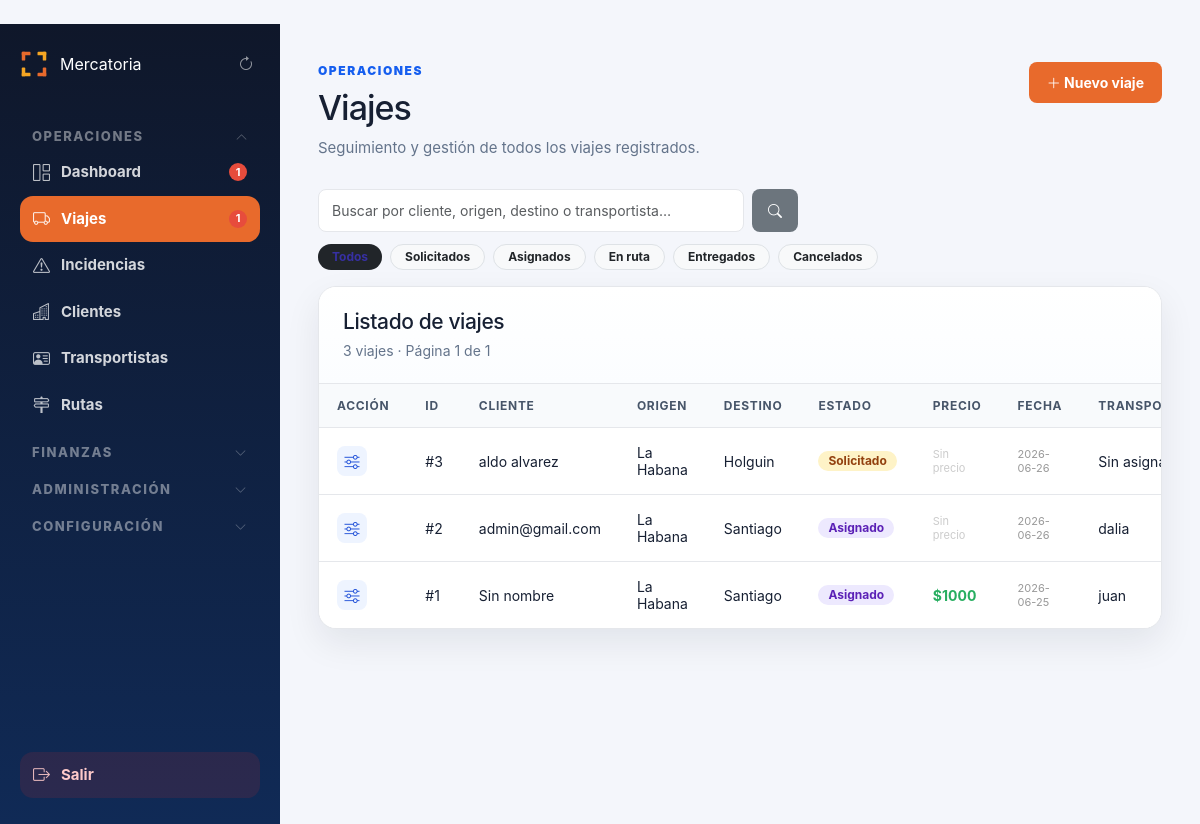
The app's page /admin/viajes (signed in), older data.
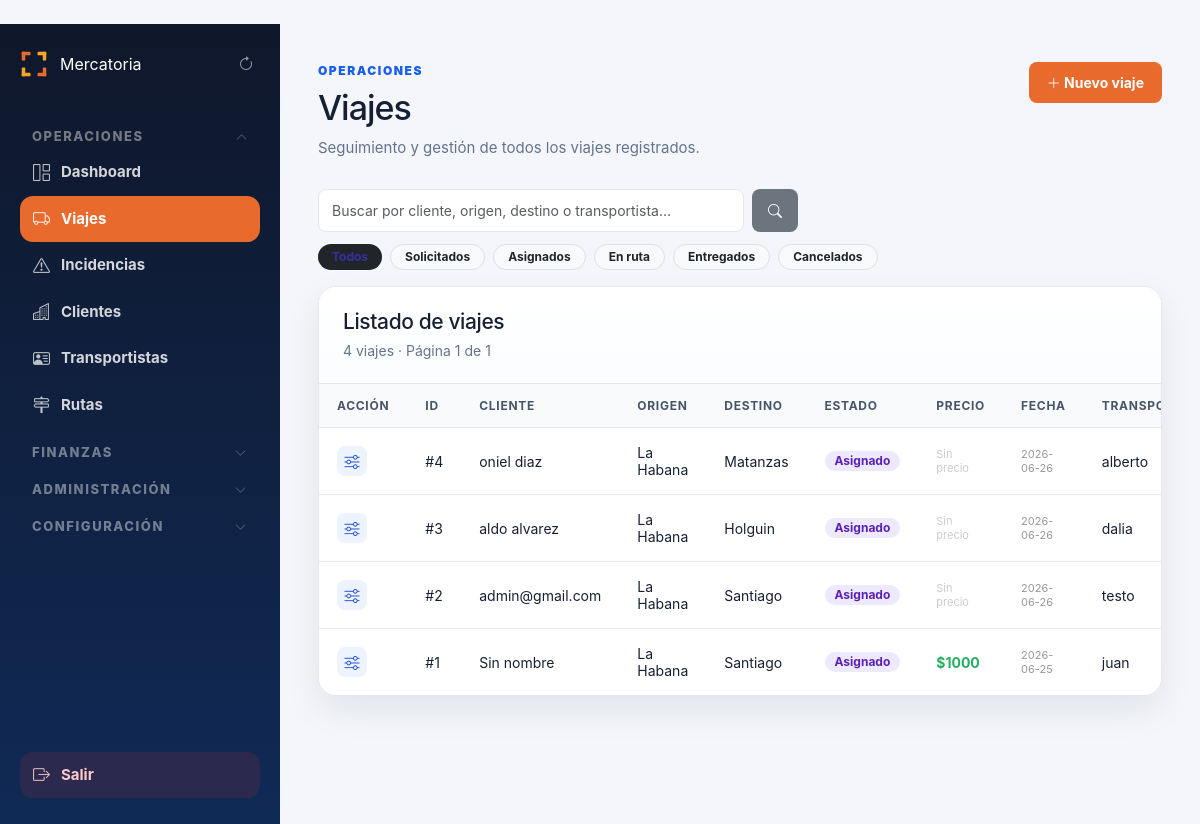
The same page, newer data.
### tables this page shows
CREATE TABLE viajes (
        id INTEGER PRIMARY KEY AUTOINCREMENT,
        cliente TEXT,
        cliente_id INTEGER,
        ruta_id INTEGER,
        tarifa_id INTEGER,
        tipo_vehiculo_id INTEGER,
        origen TEXT,
        destino TEXT,
        precio REAL DEFAULT 0,
        precio_calculado REAL DEFAULT 0,
        precio_final REAL DEFAULT 0,
        precio_editado INTEGER DEFAULT 0,
        motivo_edicion_precio TEXT,
        combustible REAL DEFAULT 0,
        pago_camionero REAL DEFAULT 0,
        camionero REAL DEFAULT 0,
        comision REAL DEFAULT 0,
        beneficio REAL DEFAULT 0,
        estado TEXT DEFAULT 'Solicitado',
        camionero_id INTEGER,
        camionero_nombre TEXT,
        vehiculo_id INTEGER,
        fecha_creacion TEXT DEFAULT CURRENT_TIMESTAMP,
        fecha_asignacion TEXT,
        fecha_recogida TEXT,
        fecha_entrega TEXT,
        observaciones TEXT
    , cotizacion_id INTEGER, km REAL, kilometros REAL, precio_cliente REAL, combustible_estimado REAL, beneficio_estimado REAL, vehiculo_placa TEXT, referencia_cliente TEXT, prioridad TEXT DEFAULT 'Normal', tipo_carga TEXT, tipo_transporte TEXT, cantidad_contenedores INTEGER, numero_contenedor TEXT, peso_toneladas REAL, observaciones_operativas TEXT, estado_pago_camionero TEXT DEFAULT 'Pendiente', tipo_pago_camionero TEXT, observacion_pago TEXT, monto_pagado REAL, fecha_pago_camionero TEXT, deleted_at TEXT, deleted_by TEXT, forma_cobro TEXT, codigo_transaccion TEXT, comentario_cobro TEXT, fecha_cobro TEXT, monto_cobrado REAL, verificado_financiero INTEGER DEFAULT 0, verificado_por TEXT, fecha_verificacion TEXT, reabierto_en TIMESTAMP);

### routes/admin.py (the view)
@admin_bp.route("/viajes")
def viajes():
    if not requiere_admin():
        return redirect("/login")
    conexion = conectar()
    cursor = conexion.cursor()
    ctx = _contexto_lista_viajes(cursor)
    conexion.close()
    return render_template("admin/viajes.html", **ctx)

### templates/admin/viajes.html (shortened to what this page needs)
{% extends "admin/base_admin.html" %}
{% block contenido %}
{% set bc = {
    'solicitado':          'badge-warn',
    'pendiente':           'badge-warn',
    'pendiente de pago':   'badge-warn',
    'confirmado':          'badge-active',
    'asignado':            'badge-active',
    'carga recogida':      'badge-info',
    'en ruta':             'badge-info',
    'entregado':           'badge-ok',
    'cancelado':           'badge-danger'
} %}
<div class="page-header">
    <div>
        <span class="eyebrow">Operaciones</span>
        <h1>Viajes</h1>
        <p>Seguimiento y gestión de todos los viajes registrados.</p>
    </div>
    <button class="btn-crud-primary" style="white-space:nowrap;"
            onclick="document.getElementById('modalNuevoViaje').style.display='flex'">
        <i class="bi bi-plus-lg"></i> Nuevo viaje
    </button>
</div>
<form method="GET" action="/admin/viajes" style="margin-bottom:12px;">
    <div style="display:flex;gap:8px;max-width:480px;">
        <input type="text" name="buscar" value="{{ buscar }}"
               placeholder="Buscar por cliente, origen, destino o transportista…"
               class="form-control form-control-sm"
               style="border-radius:8px;">
        <button type="submit" class="btn btn-sm btn-secondary" style="border-radius:8px;white-space:nowrap;">
            <i class="bi bi-search"></i>
        </button>
    </div>
</form>
<div style="display:flex;gap:8px;flex-wrap:wrap;margin-bottom:16px;">
    <a href="/admin/viajes{% if buscar %}?buscar={{ buscar }}{% endif %}"
       class="badge {% if not filtro %}bg-dark{% else %}bg-light text-dark border{% endif %}"
       style="text-decoration:none;padding:6px 14px;font-size:12px;">Todos</a>
    <a href="/admin/viajes?estado=solicitado{% if buscar %}&buscar={{ buscar }}{% endif %}"
       class="badge {% if filtro=='solicitado' %}bg-dark{% else %}bg-light text-dark border{% endif %}"
       style="text-decoration:none;padding:6px 14px;font-size:12px;">Solicitados</a>
    <a href="/admin/viajes?estado=asignado{% if buscar %}&buscar={{ buscar }}{% endif %}"
       class="badge {% if filtro=='asignado' %}bg-dark{% else %}bg-light text-dark border{% endif %}"
       style="text-decoration:none;padding:6px 14px;font-size:12px;">Asignados</a>
    <a href="/admin/viajes?estado=en+ruta{% if buscar %}&buscar={{ buscar }}{% endif %}"
       class="badge {% if filtro=='en ruta' %}bg-dark{% else %}bg-light text-dark border{% endif %}"
       style="text-decoration:none;padding:6px 14px;font-size:12px;">En ruta</a>
    <a href="/admin/viajes?estado=entregado{% if buscar %}&buscar={{ buscar }}{% endif %}"
       class="badge {% if filtro=='entregado' %}bg-dark{% else %}bg-light text-dark border{% endif %}"
       style="text-decoration:none;padding:6px 14px;font-size:12px;">Entregados</a>
    <a href="/admin/viajes?estado=cancelado{% if buscar %}&buscar={{ buscar }}{% endif %}"
       class="badge {% if filtro=='cancelado' %}bg-dark{% else %}bg-light text-dark border{% endif %}"
       style="text-decoration:none;padding:6px 14px;font-size:12px;">Cancelados</a>
</div>
<section class="panel">
    <div class="panel-header">
        <div>
            <h2>Listado de viajes</h2>
            <p>
                {{ total }} viaje{% if total != 1 %}s{% endif %}
                · Página {{ pagina_actual }} de {{ total_paginas }}
            </p>
        </div>
    </div>
    <div class="table-wrapper">
        <table class="data-table">
            <thead>
                <tr>
                    <th>Acción</th>
                    <th>ID</th>
                    <th>Cliente</th>
                    <th>Origen</th>
                    <th>Destino</th>
                    <th>Estado</th>
                    <th>Precio</th>
                    <th>Fecha</th>
                    <th>Transportista</th>
                </tr>
            </thead>
            <tbody>
                {% for v in lista %}
                <tr>
                    <td>
                        <a href="/admin/viaje/{{ v.id }}"
                           class="btn-icon-action"
                           title="Gestionar viaje #{{ v.id }}">
                            <i class="bi bi-sliders"></i>
                        </a>
                    </td>
                    <td>#{{ v.id }}</td>
                    <td>
                        {{ v.cliente }}
                        {% set cat = v.cliente_categoria or 'Normal' %}
                    </td>
                    <td>{{ v.origen }}</td>
                    <td>
                        {{ v.destino }}
                    </td>
                    <td>
                        <span class="badge {{ bc.get(v.estado|lower, '') }}">{{ v.estado }}</span>
                    </td>
                    <td>
                        {% if v.precio and v.precio|float > 0 %}
                        <span style="font-weight:700;color:#27ae60;">${{ "%.0f"|format(v.precio|float) }}</span>
                        {% else %}
                        <span style="color:#ccc;font-size:11px;">Sin precio</span>
                        {% endif %}
                    </td>
                    <td style="font-size:11px;color:#999;">{{ v.fecha_creacion | fmt_fecha('%Y-%m-%d') }}</td>
                    <td>{{ v.camionero_nombre if v.camionero_nombre else "Sin asignar" }}</td>
                </tr>
                {% else %}
                <tr>
                    <td colspan="10" class="empty-state">No hay viajes{% if buscar %} que coincidan con "{{ buscar }}"{% endif %}.</td>
                </tr>
                {% endfor %}
            </tbody>
        </table>
    </div>
</section>
{% endblock %}

### templates/admin/base_admin.html (shortened to what this page needs)
﻿<!DOCTYPE html>
<html lang="es">
<head>
    <link rel="stylesheet" href="https://cdn.jsdelivr.net/npm/bootstrap-icons@1.11.3/font/bootstrap-icons.min.css">
    <link rel="stylesheet" href="https://cdn.jsdelivr.net/npm/bootstrap@5.3.0/dist/css/bootstrap.min.css">
    <link rel="stylesheet" href="/static/css/admin.css?v=5">
</head>
<body>
<div class="app-shell">
    <aside class="sidebar">
        <div class="brand">
            <span class="brand-name">Mercatoria</span>
            <button type="button" onclick="window.location.reload()" aria-label="Refrescar"
                    title="Refrescar página"
                    style="background:none;border:none;color:rgba(255,255,255,0.55);font-size:16px;cursor:pointer;padding:4px 6px;line-height:1;margin-left:auto;flex-shrink:0;">
                <i class="bi bi-arrow-clockwise"></i>
            </button>
        </div>
        <nav class="sidebar-nav">
            <div class="nav-group" id="ng-operaciones">
                <button class="nav-group-header">
                    <span>Operaciones</span>
                    <i class="bi bi-chevron-down nav-group-arrow"></i>
                </button>
                <div class="nav-group-items">
                    <a href="/admin" class="nav-item {{ 'nav-item-active' if request.path.rstrip('/') == '/admin' else '' }}">
                        <i class="bi bi-grid-1x2"></i>
                        <span>Dashboard</span>
                        {% if sidebar_dashboard_urgentes > 0 %}
                        <span class="nav-badge nav-badge-red">{{ sidebar_dashboard_urgentes }}</span>
                        {% endif %}
                    </a>
                    <a href="/admin/viajes" class="nav-item {{ 'nav-item-active' if request.path.startswith('/admin/viajes') else '' }}">
                        <i class="bi bi-truck"></i>
                        <span>Viajes</span>
                        {% if sidebar_viajes_urgentes > 0 %}
                        <span class="nav-badge nav-badge-red">{{ sidebar_viajes_urgentes }}</span>
                        {% endif %}
                    </a>
                    <a href="/admin/incidencias" class="nav-item {{ 'nav-item-active' if request.path.startswith('/admin/incidencias') else '' }}">
                        <i class="bi bi-exclamation-triangle"></i>
                        <span>Incidencias</span>
                    </a>
                    <a href="/admin/clientes" class="nav-item {{ 'nav-item-active' if request.path.startswith('/admin/clientes') else '' }}">
                        <i class="bi bi-buildings"></i>
                        <span>Clientes</span>
                    </a>
                    <a href="/admin/camioneros" class="nav-item {{ 'nav-item-active' if request.path.startswith('/admin/camioneros') else '' }}">
                        <i class="bi bi-person-vcard"></i>
                        <span>Transportistas</span>
                    </a>
                    <a href="/admin/comercial/rutas" class="nav-item {{ 'nav-item-active' if request.path.startswith('/admin/comercial/rutas') else '' }}">
                        <i class="bi bi-signpost-2"></i>
                        <span>Rutas</span>
                    </a>
                </div>
            </div>
            {% if session.get('rol') == 'admin' %}
            <div class="nav-group" id="ng-finanzas">
                <button class="nav-group-header">
                    <span>Finanzas</span>
                    <i class="bi bi-chevron-down nav-group-arrow"></i>
                </button>
            </div>
            <div class="nav-group" id="ng-administracion">
                <button class="nav-group-header">
                    <span>Administración</span>
                    <i class="bi bi-chevron-down nav-group-arrow"></i>
                </button>
            </div>
            <div class="nav-group" id="ng-configuracion">
                <button class="nav-group-header">
                    <span>Configuración</span>
                    <i class="bi bi-chevron-down nav-group-arrow"></i>
                </button>
            </div>
            {% endif %}
            <a href="/logout" class="nav-item logout">
                <i class="bi bi-box-arrow-right"></i>
                <span>Salir</span>
            </a>
        </nav>
    </aside>
    <main class="main-content">
        {% block contenido %}{% endblock %}
    </main>
</div>
</body>
</html>

Row changes from the older to the newer data that the page shows:
added viajes: id "4", cliente "oniel diaz", origen "La Habana", destino "Matanzas", estado "Asignado", shows "Sin precio", fecha_creacion|fmt_fecha "2026-06-26", camionero_nombre "alberto"
changed viajes "Holguin": estado "Solicitado" → "Asignado"; camionero_nombre "Sin…" → "dalia"
changed viajes "admin@gmail.com": camionero_nombre "dalia" → "testo"
Text that changed along with them:
{{ total }}: "3" → "4"
{{ sidebar_dashboard_urgentes }}: "1" → (not shown)
{{ sidebar_viajes_urgentes }}: "1" → (not shown)
